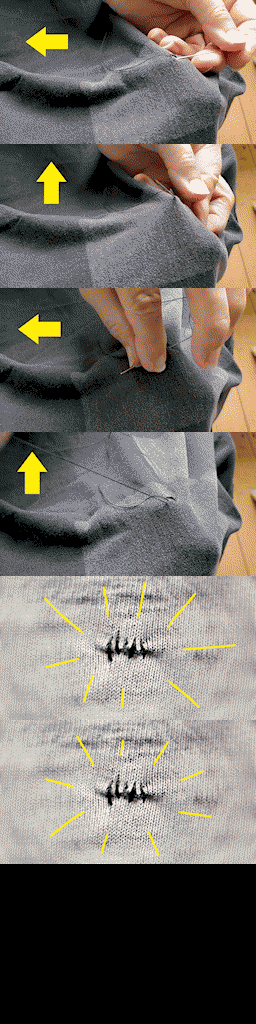

Tiled map render using the project's own tile images. Description and the map definition, with tile-layer contents summarised, below:
An orthogonal 16x64 tile map with 16x16 px tiles, 3 tile layers (map, objects, foreground), 3 tilesets.

<map version="1.2" tiledversion="1.3.2" orientation="orthogonal" renderorder="right-down" compressionlevel="0" width="16" height="64" tilewidth="16" tileheight="16" infinite="0" nextlayerid="6" nextobjectid="1">
 <properties>
  <property name="override_palette" type="file" value="lvl_sew.tileset.png" />
 </properties>
 <tileset firstgid="1" source="../Actors.tsx" />
 <tileset firstgid="257" source="../Blocks.tsx" />
 <tileset firstgid="513" source="lvl_sew.tileset.tsx" />
 <layer id="1" name="map" width="16" height="64">
  <data>[1024 cells, 864 non-empty, 857 distinct tile ids]</data>
 </layer>
 <layer id="2" name="objects" width="16" height="64">
  <data>[1024 cells, 0 non-empty, 0 distinct tile ids]</data>
 </layer>
 <layer id="3" name="foreground" width="16" height="64">
  <data>[1024 cells, 0 non-empty, 0 distinct tile ids]</data>
 </layer>
 <objectgroup id="5" name="events" />
</map>
